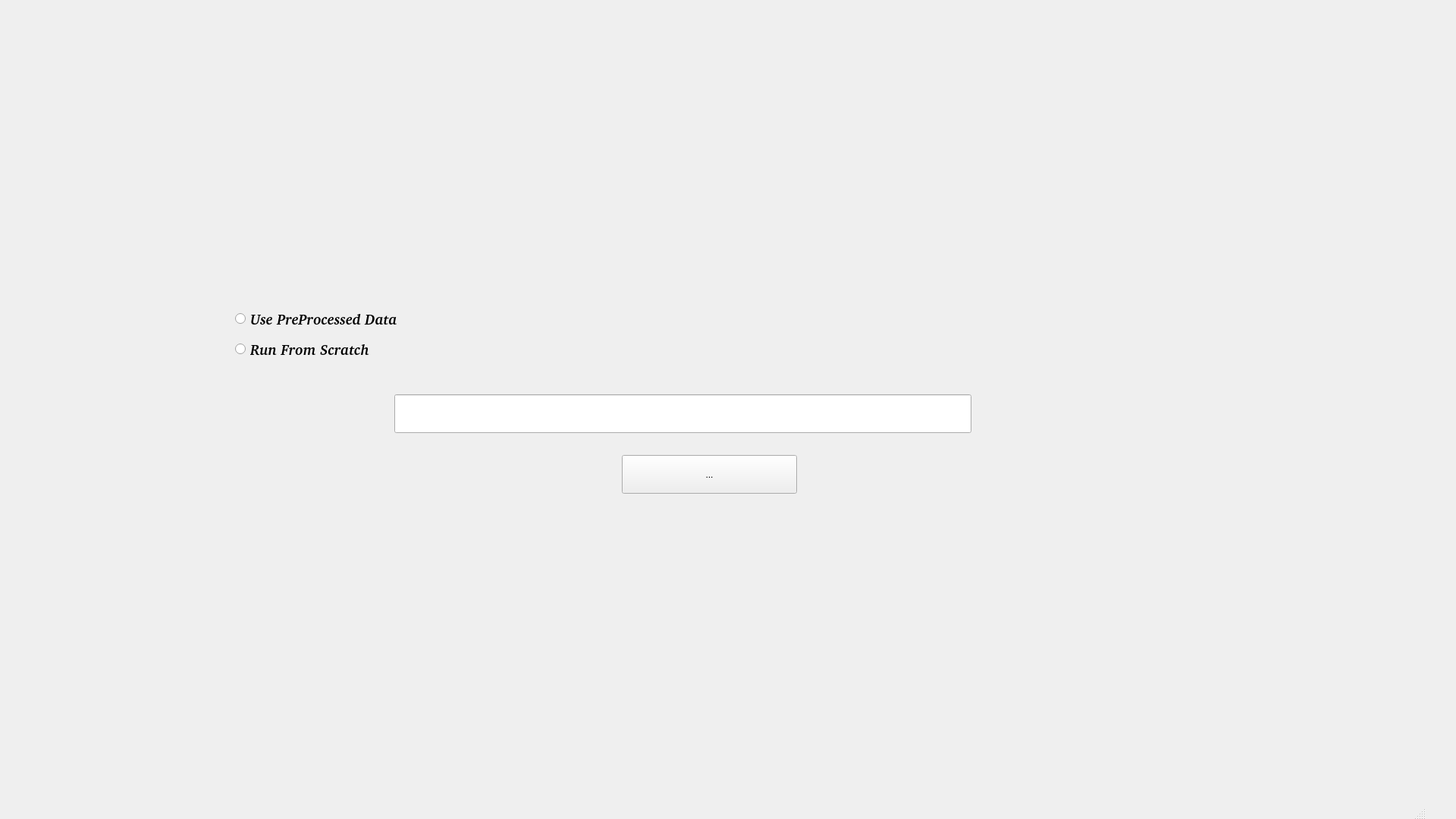
<?xml version="1.0" encoding="UTF-8"?>
<ui version="4.0">
 <class>MainWindow</class>
 <widget class="QMainWindow" name="MainWindow">
  <property name="geometry">
   <rect>
    <x>0</x>
    <y>0</y>
    <width>1920</width>
    <height>1080</height>
   </rect>
  </property>
  <property name="windowTitle">
   <string>MainWindow</string>
  </property>
  <property name="styleSheet">
   <string notr="true">
QWidget
{background-image: url(:/images/IR5.png);
  background-repeat: no-repeat;
  background-size: cover;
  width:100%;

}

QLineEdit{
backgound:transparent;
}</string>
  </property>
  <widget class="QWidget" name="centralwidget">
   <widget class="QRadioButton" name="radioButton">
    <property name="geometry">
     <rect>
      <x>310</x>
      <y>410</y>
      <width>251</width>
      <height>21</height>
     </rect>
    </property>
    <property name="font">
     <font>
      <family>URW Gothic [UKWN]</family>
      <pointsize>14</pointsize>
      <weight>75</weight>
      <italic>true</italic>
      <bold>true</bold>
     </font>
    </property>
    <property name="text">
     <string>Use PreProcessed Data</string>
    </property>
    <property name="iconSize">
     <size>
      <width>30</width>
      <height>30</height>
     </size>
    </property>
   </widget>
   <widget class="QRadioButton" name="radioButton_2">
    <property name="geometry">
     <rect>
      <x>310</x>
      <y>450</y>
      <width>191</width>
      <height>21</height>
     </rect>
    </property>
    <property name="font">
     <font>
      <family>URW Gothic [UKWN]</family>
      <pointsize>14</pointsize>
      <weight>75</weight>
      <italic>true</italic>
      <bold>true</bold>
     </font>
    </property>
    <property name="text">
     <string>Run From Scratch</string>
    </property>
    <property name="iconSize">
     <size>
      <width>30</width>
      <height>30</height>
     </size>
    </property>
   </widget>
   <widget class="QLineEdit" name="lineEdit">
    <property name="geometry">
     <rect>
      <x>520</x>
      <y>520</y>
      <width>761</width>
      <height>51</height>
     </rect>
    </property>
    <property name="styleSheet">
     <string notr="true">;</string>
    </property>
   </widget>
   <widget class="QToolButton" name="toolButton">
    <property name="geometry">
     <rect>
      <x>820</x>
      <y>600</y>
      <width>231</width>
      <height>51</height>
     </rect>
    </property>
    <property name="text">
     <string>...</string>
    </property>
    <property name="icon">
     <iconset resource="resource.qrc">
      <normaloff>:/images/search.png</normaloff>:/images/search.png</iconset>
    </property>
    <property name="iconSize">
     <size>
      <width>400</width>
      <height>400</height>
     </size>
    </property>
   </widget>
   <widget class="QTextBrowser" name="textBrowser">
    <property name="geometry">
     <rect>
      <x>440</x>
      <y>700</y>
      <width>951</width>
      <height>121</height>
     </rect>
    </property>
    <property name="font">
     <font>
      <family>URW Gothic L</family>
      <pointsize>16</pointsize>
      <weight>75</weight>
      <italic>true</italic>
      <bold>true</bold>
     </font>
    </property>
    <property name="styleSheet">
     <string notr="true">background:transparent;</string>
    </property>
   </widget>
  </widget>
  <widget class="QMenuBar" name="menubar">
   <property name="geometry">
    <rect>
     <x>0</x>
     <y>0</y>
     <width>1920</width>
     <height>20</height>
    </rect>
   </property>
  </widget>
  <widget class="QStatusBar" name="statusbar"/>
 </widget>
 <resources>
  <include location="resource.qrc"/>
 </resources>
 <connections/>
</ui>
